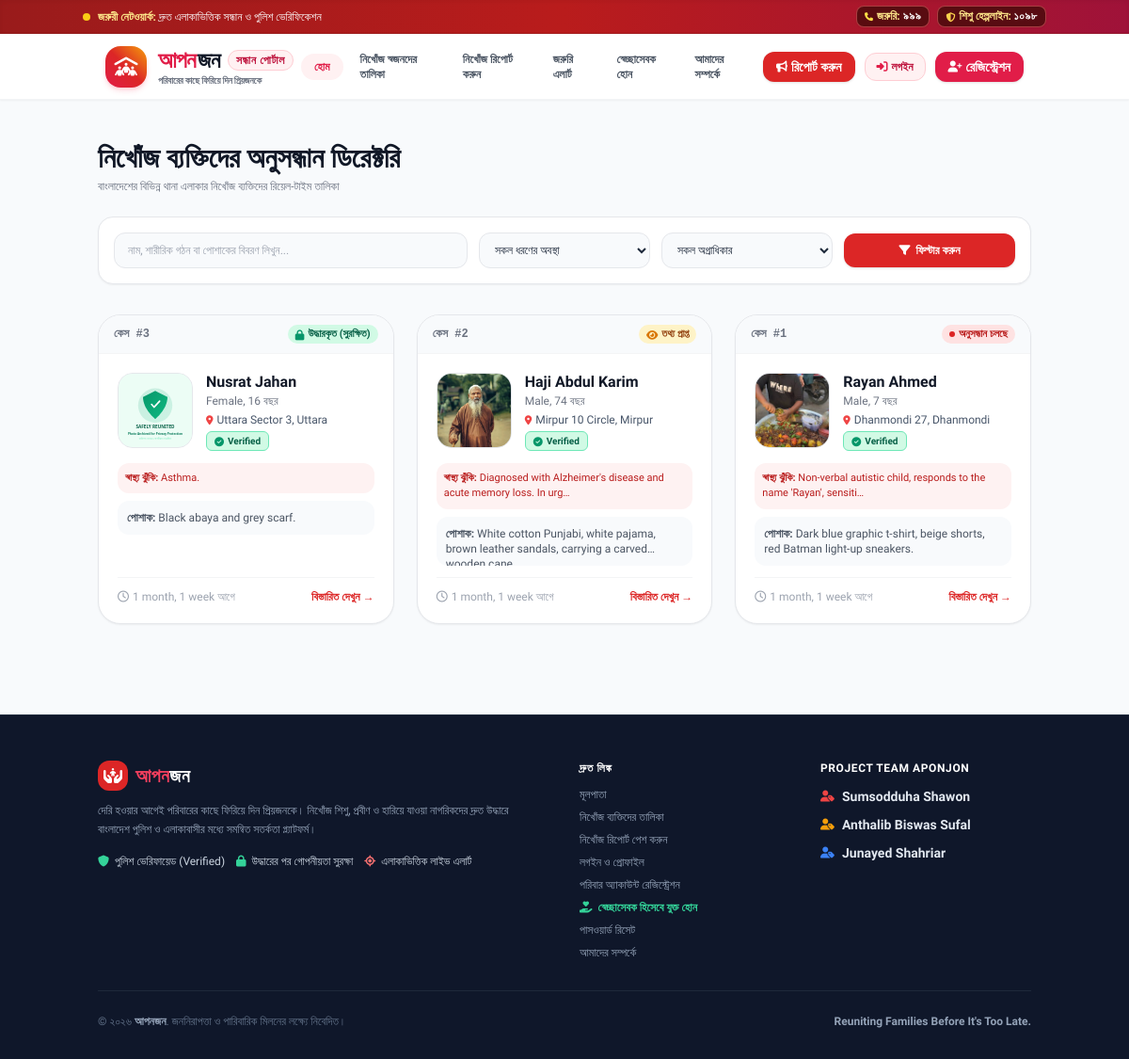
The page /cases/ on the database its author committed.
### cases/models.py (models this page shows, shortened)
class MissingPersonCase(models.Model):
    STATUS_CHOICES = (
        ('PENDING', 'Pending Verification'),
        ('SEARCHING', 'Active Search'),
        ('SIGHTED', 'Reported Sighted'),
        ('FOUND', 'Found'),
        ('REUNITED', 'Reunited with Family'),
        ('CLOSED', 'Closed'),
    )
    GENDER_CHOICES = (
        ('Male', 'Male'),
        ('Female', 'Female'),
        ('Other', 'Other'),
    )
    caseID = models.AutoField(primary_key=True)
    reporter = models.ForeignKey(Reporter, on_delete=models.CASCADE, related_name='cases')
    location = models.ForeignKey(Location, on_delete=models.SET_NULL, null=True, blank=True, related_name='cases')
    fullName = models.CharField(max_length=150, help_text="Full Name of the missing individual")
    age = models.PositiveIntegerField(help_text="Age in years")
    gender = models.CharField(max_length=20, choices=GENDER_CHOICES, default='Male')
    photo = models.ImageField(upload_to='case_photos/', blank=True, null=True, help_text="Clear face photo")
    photoURL = models.URLField(max_length=500, blank=True, null=True, help_text="External image link / placeholder")
    lastSeenTime = models.DateTimeField(help_text="Date and time when the person was last seen")
    caseStatus = models.CharField(max_length=30, choices=STATUS_CHOICES, default='PENDING')
    clothingDetails = models.TextField(blank=True, help_text="What were they wearing? (Color of shirt, pants, hijab, shoes)")
    medicalConditions = models.TextField(blank=True, help_text="Critical conditions: Alzheimer's, Dementia, Autism, Diabetes, Speech impaired, etc.")
    identifyingMarks = models.CharField(max_length=255, blank=True, help_text="Birthmarks, scars, tattoos, height, glasses, etc.")
    height = models.CharField(max_length=50, blank=True, help_text="e.g. 5 ft 4 in")
    isArchived = models.BooleanField(default=False, help_text="Automatically hide photo & personal data once reunited")
    created_at = models.DateTimeField(auto_now_add=True)
    updated_at = models.DateTimeField(auto_now=True)
    class Meta:
        verbose_name = "Missing Person Case"
        verbose_name_plural = "Missing Person Cases"
        ordering = ['-created_at']
    @property
    def is_verified(self):
        return hasattr(self, 'verification') and self.verification.verifyStatus == 'APPROVED'
    @property
    def display_photo(self):
        if self.isArchived or self.caseStatus in ['FOUND', 'REUNITED', 'CLOSED']:
            return "/static/images/reunited_privacy_shield.svg"
        if self.photo:
            return self.photo.url
        name_lower = (self.fullName or "").lower()
        if "karim" in name_lower or "abdul" in name_lower or self.age >= 65:
            return "/static/images/cases/haji_abdul_karim.jpg"
        if "rayan" in name_lower or "ahmed" in name_lower or self.age <= 12:
            return "/static/images/cases/rayan_ahmed.jpg"

### locations/models.py (models this page shows, shortened)
class Location(models.Model):
    locationID = models.AutoField(primary_key=True)
    address = models.CharField(max_length=255, help_text="Street address or landmark")
    area = models.CharField(max_length=120, help_text="Local area or neighborhood e.g. Dhanmondi 27")
    city = models.CharField(max_length=80, default="Dhaka")
    thana = models.CharField(max_length=80, help_text="Police Station jurisdiction area e.g. Dhanmondi")
    postalCode = models.CharField(max_length=20, blank=True, null=True)
    latitude = models.FloatField(default=23.7500, help_text="Geographical latitude")
    longitude = models.FloatField(default=90.3800, help_text="Geographical longitude")
    class Meta:
        verbose_name = "Location"
        verbose_name_plural = "Locations"

### cases/views.py (the view, shortened to what this page needs)
# urls.py: path('', views.case_list, name='case_list'),
def case_list(request):
    is_admin = request.user.is_authenticated and (
        request.user.is_superuser or
        request.user.is_staff or
        getattr(request.user, 'role', '') == 'ADMIN'
    )
    query = request.GET.get('q', '').strip()
    status_filter = request.GET.get('status', '').strip()
    thana_filter = request.GET.get('thana', '').strip()
    urgency_filter = request.GET.get('urgency', '').strip()
    cases = MissingPersonCase.objects.select_related('location', 'reporter', 'priority_tracker', 'verification').all()
    if not is_admin:
        cases = cases.filter(verification__verifyStatus='APPROVED').exclude(caseStatus='PENDING')
        if status_filter and status_filter != 'PENDING':
            cases = cases.filter(caseStatus=status_filter)
    else:
        if status_filter == 'PENDING':
            cases = cases.filter(Q(caseStatus='PENDING') | Q(verification__verifyStatus='PENDING'))
        elif status_filter:
            cases = cases.filter(caseStatus=status_filter)
    if thana_filter:
        cases = filter_by_thana(cases, thana_filter)
    if urgency_filter:
        if urgency_filter == 'HIGH':
            cases = cases.filter(priority_tracker__urgencyLevel__in=['CRITICAL', 'HIGH'])
        else:
            cases = cases.filter(priority_tracker__urgencyLevel=urgency_filter)
    context = {
        'cases': cases,
        'query': query,
        'status_filter': status_filter,
        'thana_filter': thana_filter,
        'urgency_filter': urgency_filter,
        'is_admin': is_admin,
    }
    return render(request, 'cases/case_list.html', context)

### templates/cases/case_list.html (shortened to what this page needs)
{% extends 'base.html' %}
{% block content %}
<div class="container mx-auto px-4 py-8">
    <div class="mb-6">
        <h1 class="text-2xl sm:text-3xl font-black text-gray-900">নিখোঁজ ব্যক্তিদের অনুসন্ধান ডিরেক্টরি</h1>
        <p class="text-xs text-gray-500 mt-1">বাংলাদেশের বিভিন্ন থানা এলাকার নিখোঁজ ব্যক্তিদের রিয়েল-টাইম তালিকা</p>
    </div>
    <form action="{% url 'cases:case_list' %}" method="GET" class="bg-white p-4 rounded-2xl shadow-sm border border-gray-200 mb-8 grid grid-cols-1 sm:grid-cols-2 md:grid-cols-5 gap-3 items-center">
        <div class="md:col-span-2">
            <input type="text" name="q" value="{{ query }}" placeholder="নাম, শারীরিক গঠন বা পোশাকের বিবরণ লিখুন..." class="w-full px-3.5 py-2.5 bg-slate-50 border border-gray-200 rounded-xl text-xs focus:ring-2 focus:ring-red-500 outline-none">
        </div>
        <div>
            <select name="status" class="w-full px-3 py-2.5 bg-slate-50 border border-gray-200 rounded-xl text-xs focus:ring-2 focus:ring-red-500 outline-none">
                <option value="">সকল ধরণের অবস্থা</option>
            </select>
        </div>
        <div>
            <select name="urgency" class="w-full px-3 py-2.5 bg-slate-50 border border-gray-200 rounded-xl text-xs focus:ring-2 focus:ring-red-500 outline-none">
                <option value="">সকল অগ্রাধিকার</option>
            </select>
        </div>
        <div>
            <button type="submit" class="w-full bg-red-600 hover:bg-red-700 text-white font-bold py-2.5 rounded-xl text-xs transition shadow flex items-center justify-center space-x-1.5">
                <i class="fa-solid fa-filter"></i>
                <span>ফিল্টার করুন</span>
            </button>
        </div>
    </form>
    <div class="grid grid-cols-1 sm:grid-cols-2 lg:grid-cols-3 gap-6">
        {% for c in cases %}
        <div class="bg-white rounded-3xl shadow-sm border border-gray-200 overflow-hidden hover:shadow-md transition flex flex-col">
            <div class="px-4 py-2.5 bg-slate-50 border-b border-gray-100 flex items-center justify-between text-xs">
                <span class="font-bold text-gray-500 font-mono">কেস #{{ c.caseID }}</span>
                {% if c.caseStatus == 'PENDING' %}
                <span class="bg-amber-100 text-amber-800 font-bold px-2 py-0.5 rounded-full text-[11px] flex items-center space-x-1 border border-amber-300">
                    <i class="fa-solid fa-hourglass-half text-amber-600 animate-pulse"></i>
                    <span>অনুমোদন অপেক্ষমাণ (Admin Only)</span>
                </span>
                {% elif c.caseStatus == 'SEARCHING' %}
                <span class="bg-red-100 text-red-700 font-bold px-2 py-0.5 rounded-full text-[11px] flex items-center space-x-1">
                    <span class="w-1.5 h-1.5 bg-red-600 rounded-full animate-ping"></span>
                    <span>অনুসন্ধান চলছে</span>
                </span>
                {% elif c.caseStatus == 'SIGHTED' %}
                <span class="bg-amber-100 text-amber-800 font-bold px-2 py-0.5 rounded-full text-[11px] flex items-center space-x-1">
                    <i class="fa-solid fa-eye text-amber-600"></i>
                    <span>তথ্য প্রাপ্ত</span>
                </span>
                {% elif c.caseStatus in 'REUNITED,FOUND' %}
                <span class="bg-emerald-100 text-emerald-800 font-bold px-2 py-0.5 rounded-full text-[11px] flex items-center space-x-1">
                    <i class="fa-solid fa-lock text-emerald-600"></i>
                    <span>উদ্ধারকৃত (সুরক্ষিত)</span>
                </span>
                {% else %}
                <span class="bg-gray-100 text-gray-600 font-bold px-2 py-0.5 rounded-full text-[11px]">
                    {{ c.get_caseStatus_display }}
                </span>
                {% endif %}
            </div>
            <div class="p-5 flex-grow flex flex-col">
                <div class="flex space-x-3.5 mb-3">
                    <img src="{{ c.display_photo }}" alt="{{ c.fullName }}" class="w-20 h-20 rounded-2xl object-cover bg-slate-100 border border-gray-200 flex-shrink-0">
                    <div class="flex-1">
                        <h3 class="font-black text-gray-900 text-base leading-tight">{{ c.fullName }}</h3>
                        <div class="text-xs text-gray-500 mt-0.5">{{ c.gender }}, {{ c.age }} বছর</div>
                        <div class="text-xs text-slate-600 mt-1 flex items-center">
                            <i class="fa-solid fa-location-dot text-red-500 text-[10px] mr-1"></i>
                            <span class="truncate">{{ c.location.area }}, {{ c.location.thana }}</span>
                        </div>
                        {% if c.is_verified or c.gd_number %}
                        <div class="inline-flex items-center space-x-1 bg-emerald-100 border border-emerald-300 text-emerald-800 text-[10px] font-black px-2 py-0.5 rounded-md shadow-xs mt-1">
                            <i class="fa-solid fa-circle-check text-emerald-600"></i>
                            <span>Verified</span>
                        </div>
                        {% endif %}
                    </div>
                </div>
                {% if c.medicalConditions %}
                <div class="text-[11px] text-red-700 bg-red-50 p-2 rounded-xl mb-2">
                    <strong>স্বাস্থ্য ঝুঁকি:</strong> {{ c.medicalConditions|truncatechars:65 }}
                </div>
                {% endif %}
                <div class="text-xs text-gray-600 line-clamp-2 mb-3 bg-slate-50 p-2.5 rounded-xl">
                    <strong>পোশাক:</strong> {{ c.clothingDetails|default:"সাধারণ পোশাক" }}
                </div>
                <div class="mt-auto pt-3 border-t border-gray-100 flex items-center justify-between text-xs">
                    <span class="text-gray-400 font-medium"><i class="fa-regular fa-clock mr-1"></i>{{ c.lastSeenTime|timesince }} আগে</span>
                    <div class="flex items-center space-x-2">
                        <a href="{% url 'cases:case_detail' c.caseID %}" class="font-bold text-red-600 hover:text-red-700">
                            বিস্তারিত দেখুন →
                        </a>
                    </div>
                </div>
            </div>
        </div>
        {% empty %}
        <div class="col-span-3 text-center py-16 text-gray-400 bg-white rounded-3xl border border-gray-100">
            <i class="fa-regular fa-folder-open text-4xl mb-2 text-gray-300 block"></i>
            আপনার অনুসন্ধানের সাথে কোনো কেস মিলছে না।
        </div>
        {% endfor %}
    </div>
</div>
{% endblock %}

### rows shown on the page
MissingPersonCase: caseID "3", caseStatus "REUNITED" (drawn), shows a picture, fullName "Nusrat Jahan", gender "Female", age "16", location.area "Uttara Sector 3", location.thana "Uttara", shows "Verified", medicalConditions "Asthma.", clothingDetails "Black abaya and grey scarf.", lastSeenTime "1 month, 1 week"
MissingPersonCase: caseID "2", caseStatus "SIGHTED" (drawn), shows a picture, fullName "Haji Abdul Karim", gender "Male", age "74", location.area "Mirpur 10 Circle", location.thana "Mirpur", shows "Verified", medicalConditions "Diagnosed with Alzheimer's disease and acute memory loss. In urg…", clothingDetails "White cotton Punjabi, white pajama, brown leather sandals, carrying a…", lastSeenTime "1 month, 1 week"
MissingPersonCase: caseID "1", caseStatus "SEARCHING" (drawn), shows a picture, fullName "Rayan Ahmed", gender "Male", age "7", location.area "Dhanmondi 27", location.thana "Dhanmondi", shows "Verified", medicalConditions "Non-verbal autistic child, responds to the name 'Rayan', sensiti…", clothingDetails "Dark blue graphic t-shirt, beige shorts, red Batman light-up sneakers.", lastSeenTime "1 month, 1 week"
